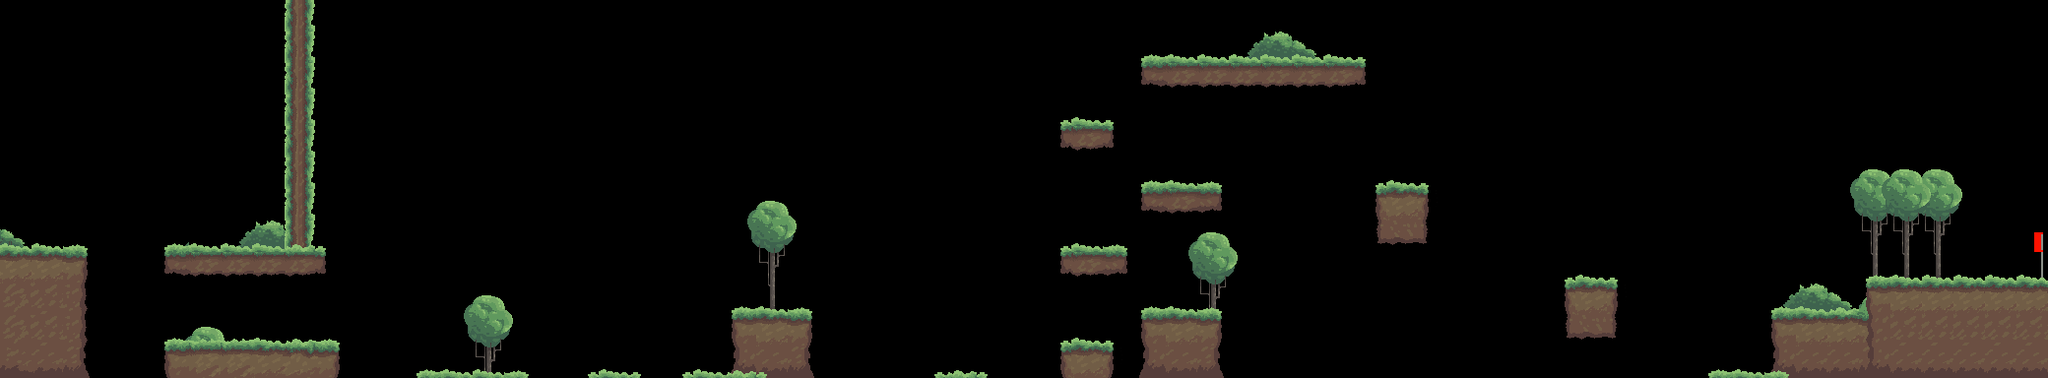

Below is a game level as drawn by its tile map, then a one-line description and the .tmx that defines it (tile-layer data replaced by summaries):
An orthogonal 65x12 tile map with 32x32 px tiles, 4 tile layers (Copiar desde Bushes and trees, Ground 3, Ground 2, Ground 1) and 22 objects (17x floor, 3x jumpable, player_start_pos, end).

<map version="1.0" orientation="orthogonal" renderorder="right-down" width="65" height="12" tilewidth="32" tileheight="32" nextobjectid="48">
 <tileset firstgid="1" name="tileset" tilewidth="32" tileheight="32" tilecount="232" columns="29">
  <image source="tileset.png" width="950" height="256" />
  <terraintypes>
   <terrain name="ground" tile="-1" />
   <terrain name="grass" tile="-1" />
  </terraintypes>
  <tile id="10" terrain=",,,0" />
  <tile id="12" terrain=",,0," />
  <tile id="39" terrain=",0,,0" />
  <tile id="41" terrain="0,,0," />
  <tile id="48" terrain=",,,1" />
  <tile id="49" terrain=",,1,1" />
  <tile id="50" terrain=",,1," />
  <tile id="77" terrain=",1,,1" />
  <tile id="78" terrain="1,1,1,1" />
  <tile id="79" terrain="1,,1," />
  <tile id="82" terrain="1,1,1," />
  <tile id="83" terrain="1,1,,1" />
  <tile id="97" terrain=",0,," />
  <tile id="99" terrain="0,,," />
  <tile id="106" terrain=",1,," />
  <tile id="107" terrain="1,1,," />
  <tile id="108" terrain="1,,," />
  <tile id="111" terrain="1,,1,1" />
  <tile id="112" terrain=",1,1,1" />
  <tile id="126" terrain=",,0,0" />
  <tile id="155" terrain="0,0,0,0" />
  <tile id="213" terrain="0,0,," />
 </tileset>
 <imagelayer name="Background">
  <image source="Background.png" width="2080" height="384" />
 </imagelayer>
 <imagelayer name="Clouds">
  <image source="Layer 1 clound anim1.png" width="1500" height="207" />
  <properties>
   <property name="constant_movement" type="bool" value="true" />
   <property name="speed" type="float" value="0.7" />
  </properties>
 </imagelayer>
 <imagelayer name="Mountains (Back)" offsetx="0" offsety="-20">
  <image source="Layer 1 anim1.png" width="1500" height="404" />
  <properties>
   <property name="constant_movement" type="bool" value="false" />
   <property name="speed" type="float" value="0.2" />
  </properties>
 </imagelayer>
 <imagelayer name="Mountains (Front)" offsetx="0" offsety="-20">
  <image source="Layer 3 anim2.png" width="1500" height="404" />
  <properties>
   <property name="constant_movement" type="bool" value="false" />
   <property name="speed" type="float" value="0.4" />
  </properties>
 </imagelayer>
 <layer name="Copiar desde Bushes and trees" width="65" height="12">
  <data>[780 cells, 50 non-empty, 18 distinct tile ids]</data>
 </layer>
 <layer name="Ground 3" width="65" height="12">
  <data>[780 cells, 29 non-empty, 19 distinct tile ids]</data>
 </layer>
 <layer name="Ground 2" width="65" height="12">
  <data>[780 cells, 19 non-empty, 12 distinct tile ids]</data>
 </layer>
 <layer name="Ground 1" width="65" height="12">
  <data>[780 cells, 147 non-empty, 30 distinct tile ids]</data>
 </layer>
 <objectgroup color="#ff0000" name="Collision">
  <object id="15" type="floor" x="-2" y="253" width="83" height="134" />
  <object id="16" type="floor" x="177" y="348.334" width="161" height="35.6666" />
  <object id="17" type="floor" x="172" y="253" width="153" height="18" />
  <object id="18" type="floor" x="430" y="377" width="97" height="6" />
  <object id="19" type="floor" x="602" y="378.667" width="42" height="5.33333" />
  <object id="20" type="floor" x="700" y="376" width="75" height="6" />
  <object id="21" type="floor" x="954" y="379.333" width="44.333" height="4.66667" />
  <object id="22" type="floor" x="1168.67" y="61.6667" width="212.333" height="21.6666" />
  <object id="23" type="floor" x="1166" y="189" width="70" height="17" />
  <object id="24" type="floor" x="1084" y="252" width="52.3333" height="22.3333" />
  <object id="25" type="floor" x="1082" y="348" width="43.3333" height="34" />
  <object id="26" type="floor" x="1081.67" y="124" width="46.3333" height="20" />
  <object id="29" type="floor" x="1168.67" y="315" width="61.667" height="69" />
  <object id="30" type="floor" x="1402.67" y="189.667" width="44.3333" height="52.3333" />
  <object id="32" type="floor" x="1597" y="284" width="37.6667" height="52.6667" />
  <object id="33" type="floor" x="1738" y="378.333" width="76.3333" height="6.33337" />
  <object id="34" type="jumpable" x="1802.67" y="314" width="97.3333" height="70" />
  <object id="43" type="floor" x="292" y="2" width="27" height="253" />
  <object id="44" type="jumpable" x="746" y="315" width="74" height="64" />
  <object id="46" type="jumpable" x="1900.67" y="283.333" width="189.333" height="95.6667" />
 </objectgroup>
 <objectgroup color="#0000ff" name="Logic">
  <properties>
   <property name="map_length" type="int" value="2112" />
  </properties>
  <object id="45" name="player_start_pos" x="2.727" y="214.727" width="21" height="33" />
  <object id="47" name="end" x="2072.33" y="231.667" width="8.66667" height="54" />
 </objectgroup>
</map>